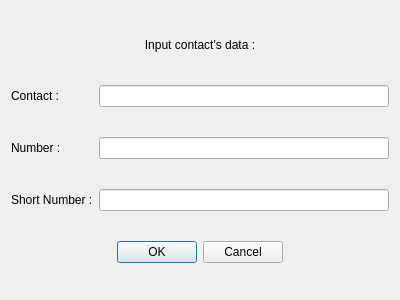
<?xml version="1.0" encoding="UTF-8"?>
<ui version="4.0">
 <class>Input</class>
 <widget class="QDialog" name="Input">
  <property name="geometry">
   <rect>
    <x>0</x>
    <y>0</y>
    <width>400</width>
    <height>300</height>
   </rect>
  </property>
  <property name="minimumSize">
   <size>
    <width>400</width>
    <height>226</height>
   </size>
  </property>
  <property name="windowTitle">
   <string/>
  </property>
  <layout class="QGridLayout" name="gridLayout">
   <item row="3" column="0">
    <widget class="QLabel" name="label_3">
     <property name="text">
      <string>Short Number :</string>
     </property>
    </widget>
   </item>
   <item row="1" column="1">
    <widget class="QLineEdit" name="contact">
     <property name="alignment">
      <set>Qt::AlignCenter</set>
     </property>
    </widget>
   </item>
   <item row="1" column="0">
    <widget class="QLabel" name="label">
     <property name="text">
      <string>Contact : </string>
     </property>
    </widget>
   </item>
   <item row="3" column="1">
    <widget class="QLineEdit" name="shortNumber">
     <property name="alignment">
      <set>Qt::AlignCenter</set>
     </property>
    </widget>
   </item>
   <item row="4" column="0" colspan="2">
    <widget class="QDialogButtonBox" name="buttonBox">
     <property name="orientation">
      <enum>Qt::Horizontal</enum>
     </property>
     <property name="standardButtons">
      <set>QDialogButtonBox::Cancel|QDialogButtonBox::Ok</set>
     </property>
     <property name="centerButtons">
      <bool>true</bool>
     </property>
    </widget>
   </item>
   <item row="2" column="0">
    <widget class="QLabel" name="label_2">
     <property name="text">
      <string>Number : </string>
     </property>
    </widget>
   </item>
   <item row="2" column="1">
    <widget class="QLineEdit" name="number">
     <property name="alignment">
      <set>Qt::AlignCenter</set>
     </property>
    </widget>
   </item>
   <item row="0" column="0" colspan="2">
    <widget class="QLabel" name="label_4">
     <property name="maximumSize">
      <size>
       <width>16777215</width>
       <height>20</height>
      </size>
     </property>
     <property name="text">
      <string>Input contact's data :</string>
     </property>
     <property name="alignment">
      <set>Qt::AlignCenter</set>
     </property>
    </widget>
   </item>
  </layout>
 </widget>
 <tabstops>
  <tabstop>contact</tabstop>
  <tabstop>number</tabstop>
  <tabstop>shortNumber</tabstop>
 </tabstops>
 <resources/>
 <connections>
  <connection>
   <sender>buttonBox</sender>
   <signal>accepted()</signal>
   <receiver>Input</receiver>
   <slot>accept()</slot>
   <hints>
    <hint type="sourcelabel">
     <x>248</x>
     <y>254</y>
    </hint>
    <hint type="destinationlabel">
     <x>157</x>
     <y>274</y>
    </hint>
   </hints>
  </connection>
  <connection>
   <sender>buttonBox</sender>
   <signal>rejected()</signal>
   <receiver>Input</receiver>
   <slot>reject()</slot>
   <hints>
    <hint type="sourcelabel">
     <x>316</x>
     <y>260</y>
    </hint>
    <hint type="destinationlabel">
     <x>286</x>
     <y>274</y>
    </hint>
   </hints>
  </connection>
 </connections>
</ui>
